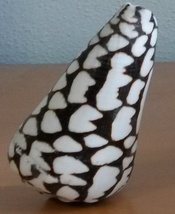
%> input picture Ex04/Source Code/shell.jpg, 175 x 214 px, shrunk from 572 x 700 before the run
$ octave ex1.m   (GNU Octave 9; MATLAB toolbox functions it lacks are replaced by stand-ins)
%> lines starting %> are read from the running program, lines starting %| are printed output that depends on the picture
%Initialise the vl library.
run('C:\Users\Anton Troynikov\Documents\MATLAB\vlfeat-0.9.20-bin\vlfeat-0.9.20\toolbox\vl_setup.m')
%> (this line was passed over: vl_setup is not available in this run)

%Load and convert images into single-precision grayscale for use with vl lib.
shell = single(rgb2gray(imread('shell.jpg')));
%> shell: size 214x175 single; min 3, max 237, mean 114.8
pot = single(rgb2gray(imread('pot.jpg')));
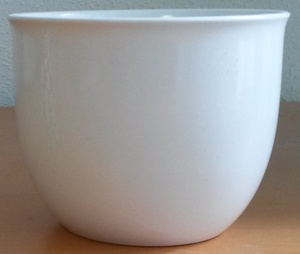
%> input picture Ex04/Source Code/pot.jpg, 300 x 254 px, shrunk from 980 x 828 before the run
%> pot: size 254x300 single; min 31, max 252, mean 154

test_shell1 = single(rgb2gray(imread('test_shell1.jpg')));
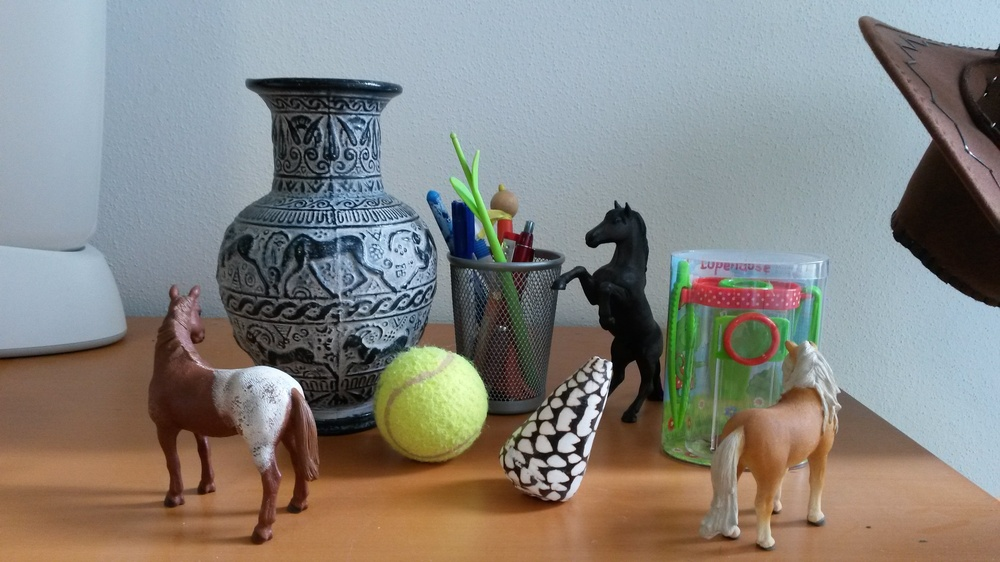
%> input picture Ex04/Source Code/test_shell1.jpg, 1000 x 562 px, shrunk from 3264 x 1836 before the run
%> test_shell1: size 562x1000 single; min 0, max 255, mean 131.8
test_shell2 = single(rgb2gray(imread('test_shell2.jpg')));
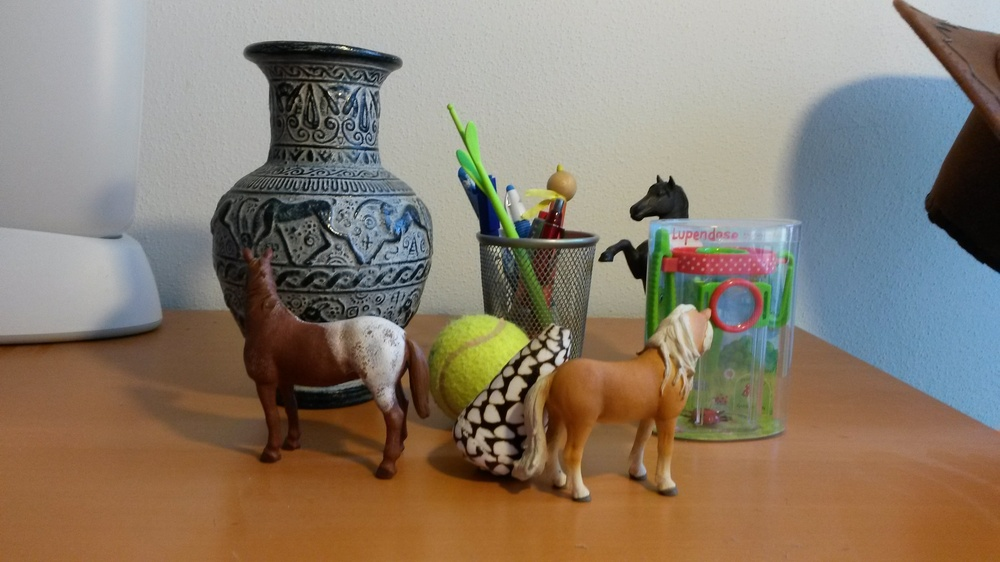
%> input picture Ex04/Source Code/test_shell2.jpg, 1000 x 562 px, shrunk from 3264 x 1836 before the run
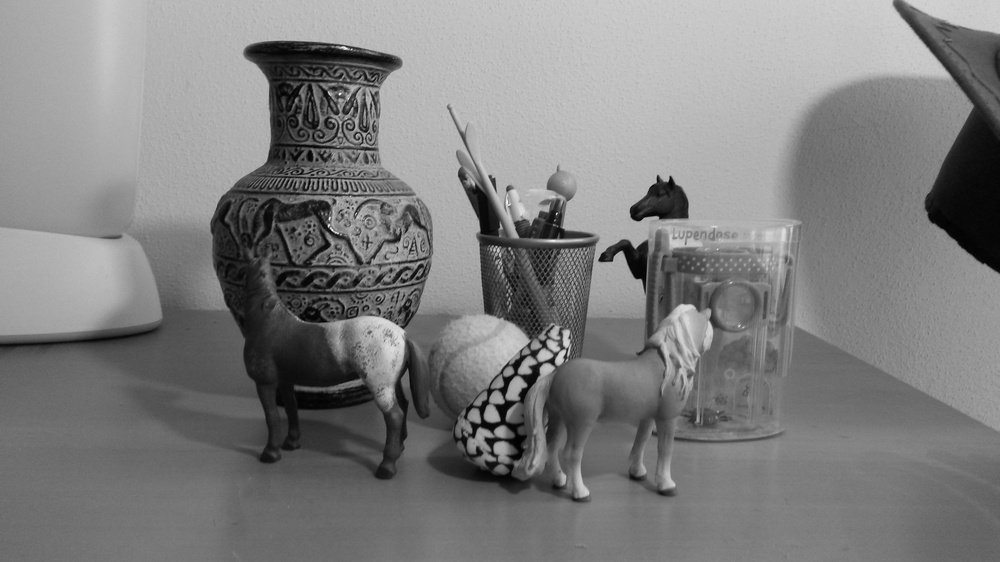
%> test_shell2: size 562x1000 single; min 0, max 254, mean 126.7

test_pot1 = single(rgb2gray(imread('test_pot1.jpg')));
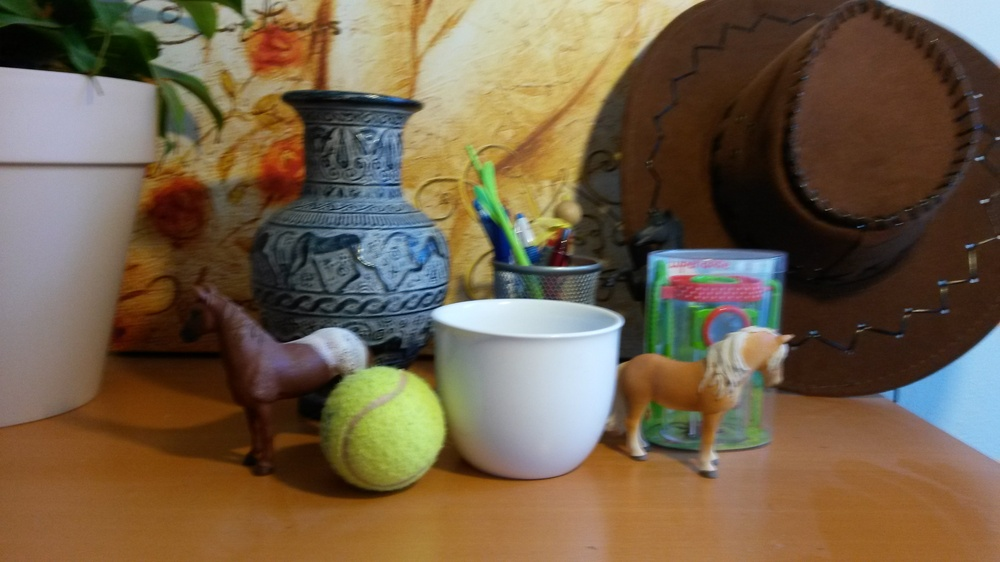
%> input picture Ex04/Source Code/test_pot1.jpg, 1000 x 562 px, shrunk from 3264 x 1836 before the run
%> test_pot1: size 562x1000 single; min 0, max 252, mean 99
test_pot2 = single(rgb2gray(imread('test_pot2.jpg')));
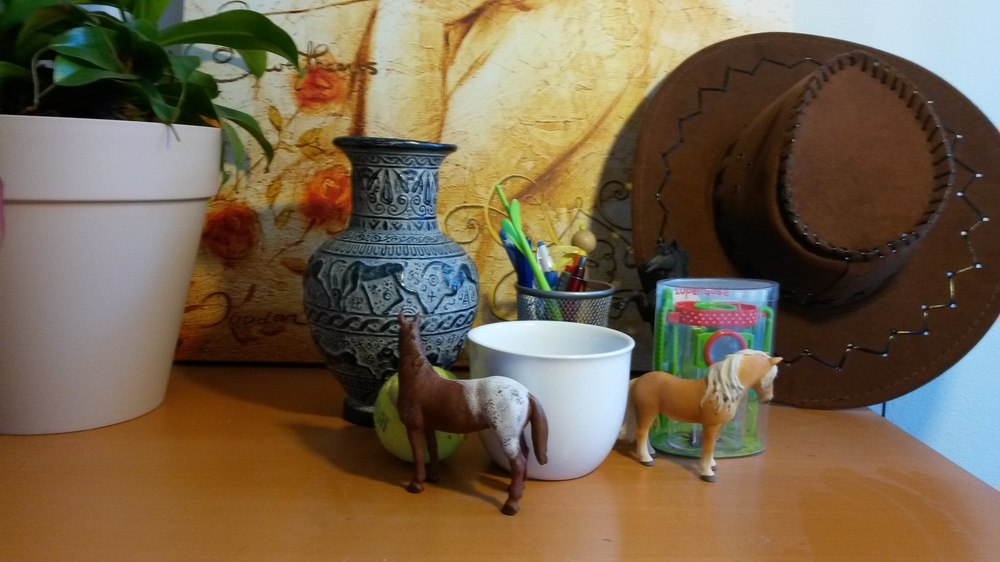
%> input picture Ex04/Source Code/test_pot2.jpg, 1000 x 562 px, shrunk from 3264 x 1836 before the run
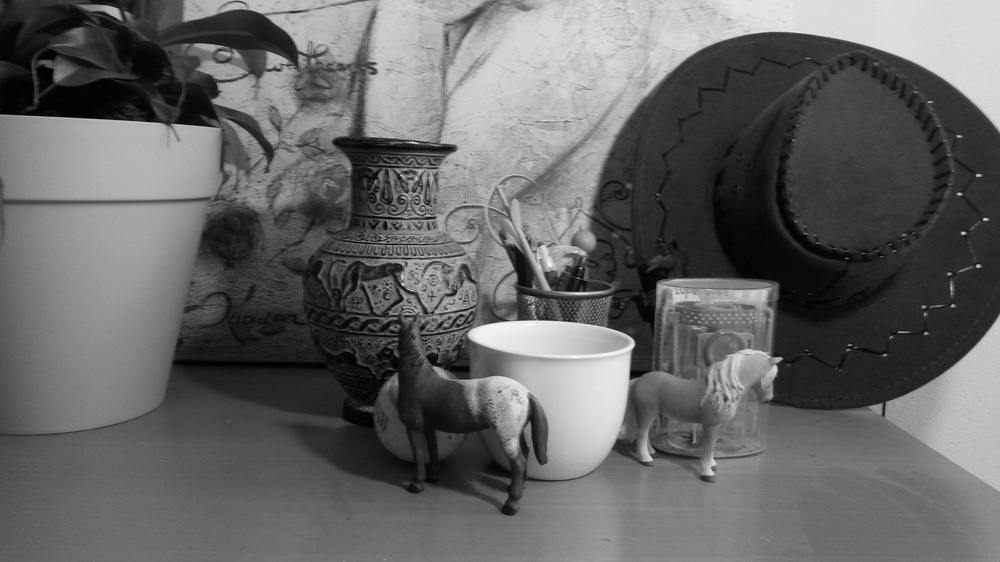
%> test_pot2: size 562x1000 single; min 0, max 253, mean 101.6

%Extract features, descriptors, and matches

%shell with test1
%> (the run ends here)
